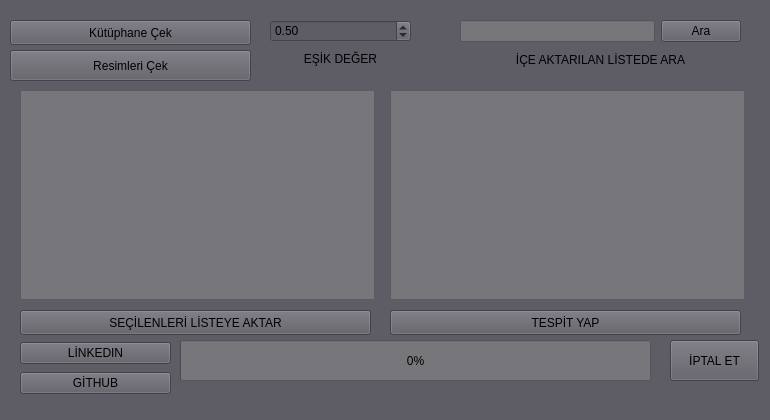
<?xml version="1.0" encoding="UTF-8"?>
<ui version="4.0">
 <class>MainWindow</class>
 <widget class="QMainWindow" name="MainWindow">
  <property name="enabled">
   <bool>true</bool>
  </property>
  <property name="geometry">
   <rect>
    <x>0</x>
    <y>0</y>
    <width>770</width>
    <height>420</height>
   </rect>
  </property>
  <property name="minimumSize">
   <size>
    <width>770</width>
    <height>420</height>
   </size>
  </property>
  <property name="maximumSize">
   <size>
    <width>770</width>
    <height>420</height>
   </size>
  </property>
  <property name="windowTitle">
   <string>MainWindow</string>
  </property>
  <property name="styleSheet">
   <string notr="true">background-color: rgb(94, 92, 100);</string>
  </property>
  <widget class="QWidget" name="centralwidget">
   <widget class="QPushButton" name="kutuphane_cekme">
    <property name="geometry">
     <rect>
      <x>10</x>
      <y>20</y>
      <width>241</width>
      <height>25</height>
     </rect>
    </property>
    <property name="text">
     <string>Kütüphane Çek</string>
    </property>
   </widget>
   <widget class="QScrollArea" name="siniflar">
    <property name="geometry">
     <rect>
      <x>20</x>
      <y>90</y>
      <width>355</width>
      <height>210</height>
     </rect>
    </property>
    <property name="minimumSize">
     <size>
      <width>355</width>
      <height>210</height>
     </size>
    </property>
    <property name="maximumSize">
     <size>
      <width>355</width>
      <height>210</height>
     </size>
    </property>
    <property name="tabletTracking">
     <bool>false</bool>
    </property>
    <property name="styleSheet">
     <string notr="true">background-color: rgb(119, 118, 123);</string>
    </property>
    <property name="verticalScrollBarPolicy">
     <enum>Qt::ScrollBarAsNeeded</enum>
    </property>
    <property name="horizontalScrollBarPolicy">
     <enum>Qt::ScrollBarAsNeeded</enum>
    </property>
    <property name="widgetResizable">
     <bool>true</bool>
    </property>
    <widget class="QWidget" name="siniflar_widget">
     <property name="geometry">
      <rect>
       <x>0</x>
       <y>0</y>
       <width>353</width>
       <height>208</height>
      </rect>
     </property>
    </widget>
   </widget>
   <widget class="QPushButton" name="resim_cek">
    <property name="geometry">
     <rect>
      <x>10</x>
      <y>50</y>
      <width>241</width>
      <height>31</height>
     </rect>
    </property>
    <property name="text">
     <string>Resimleri Çek</string>
    </property>
   </widget>
   <widget class="QScrollArea" name="siniflar_2">
    <property name="geometry">
     <rect>
      <x>390</x>
      <y>90</y>
      <width>355</width>
      <height>210</height>
     </rect>
    </property>
    <property name="minimumSize">
     <size>
      <width>355</width>
      <height>210</height>
     </size>
    </property>
    <property name="maximumSize">
     <size>
      <width>355</width>
      <height>210</height>
     </size>
    </property>
    <property name="tabletTracking">
     <bool>false</bool>
    </property>
    <property name="styleSheet">
     <string notr="true">background-color: rgb(119, 118, 123);</string>
    </property>
    <property name="verticalScrollBarPolicy">
     <enum>Qt::ScrollBarAsNeeded</enum>
    </property>
    <property name="horizontalScrollBarPolicy">
     <enum>Qt::ScrollBarAsNeeded</enum>
    </property>
    <property name="widgetResizable">
     <bool>true</bool>
    </property>
    <widget class="QWidget" name="siniflar_widget_2">
     <property name="geometry">
      <rect>
       <x>0</x>
       <y>0</y>
       <width>353</width>
       <height>208</height>
      </rect>
     </property>
    </widget>
   </widget>
   <widget class="QPushButton" name="listeye_aktar">
    <property name="geometry">
     <rect>
      <x>20</x>
      <y>310</y>
      <width>351</width>
      <height>25</height>
     </rect>
    </property>
    <property name="text">
     <string>SEÇİLENLERİ LİSTEYE AKTAR</string>
    </property>
   </widget>
   <widget class="QProgressBar" name="yukleme_miktari">
    <property name="enabled">
     <bool>true</bool>
    </property>
    <property name="geometry">
     <rect>
      <x>180</x>
      <y>340</y>
      <width>471</width>
      <height>41</height>
     </rect>
    </property>
    <property name="styleSheet">
     <string notr="true">background-color: rgb(119, 118, 123);</string>
    </property>
    <property name="value">
     <number>0</number>
    </property>
   </widget>
   <widget class="QPushButton" name="tespit_yap">
    <property name="geometry">
     <rect>
      <x>390</x>
      <y>310</y>
      <width>351</width>
      <height>25</height>
     </rect>
    </property>
    <property name="text">
     <string>TESPİT YAP</string>
    </property>
   </widget>
   <widget class="QPushButton" name="iptal_et">
    <property name="geometry">
     <rect>
      <x>670</x>
      <y>340</y>
      <width>89</width>
      <height>41</height>
     </rect>
    </property>
    <property name="text">
     <string>İPTAL ET</string>
    </property>
   </widget>
   <widget class="QWidget" name="layoutWidget">
    <property name="geometry">
     <rect>
      <x>20</x>
      <y>340</y>
      <width>151</width>
      <height>58</height>
     </rect>
    </property>
    <layout class="QVBoxLayout" name="verticalLayout">
     <item>
      <widget class="QPushButton" name="linkedin">
       <property name="text">
        <string>LİNKEDIN</string>
       </property>
      </widget>
     </item>
     <item>
      <widget class="QPushButton" name="github">
       <property name="text">
        <string>GİTHUB</string>
       </property>
      </widget>
     </item>
    </layout>
   </widget>
   <widget class="QWidget" name="layoutWidget">
    <property name="geometry">
     <rect>
      <x>460</x>
      <y>20</y>
      <width>281</width>
      <height>52</height>
     </rect>
    </property>
    <layout class="QVBoxLayout" name="verticalLayout_2">
     <item>
      <layout class="QHBoxLayout" name="horizontalLayout">
       <item>
        <widget class="QLineEdit" name="search_input">
         <property name="styleSheet">
          <string notr="true">background-color: rgb(119, 118, 123);</string>
         </property>
        </widget>
       </item>
       <item>
        <widget class="QPushButton" name="arama_button">
         <property name="text">
          <string>Ara</string>
         </property>
        </widget>
       </item>
      </layout>
     </item>
     <item>
      <widget class="QLabel" name="result_label">
       <property name="text">
        <string>İÇE AKTARILAN LİSTEDE ARA</string>
       </property>
       <property name="alignment">
        <set>Qt::AlignCenter</set>
       </property>
      </widget>
     </item>
    </layout>
   </widget>
   <widget class="QWidget" name="">
    <property name="geometry">
     <rect>
      <x>270</x>
      <y>20</y>
      <width>141</width>
      <height>50</height>
     </rect>
    </property>
    <layout class="QVBoxLayout" name="verticalLayout_3">
     <item>
      <widget class="QDoubleSpinBox" name="esik_deger">
       <property name="maximum">
        <double>1.000000000000000</double>
       </property>
       <property name="value">
        <double>0.500000000000000</double>
       </property>
      </widget>
     </item>
     <item>
      <widget class="QLabel" name="label_esik">
       <property name="text">
        <string>EŞİK DEĞER</string>
       </property>
       <property name="alignment">
        <set>Qt::AlignCenter</set>
       </property>
      </widget>
     </item>
    </layout>
   </widget>
  </widget>
 </widget>
 <resources/>
 <connections/>
</ui>
